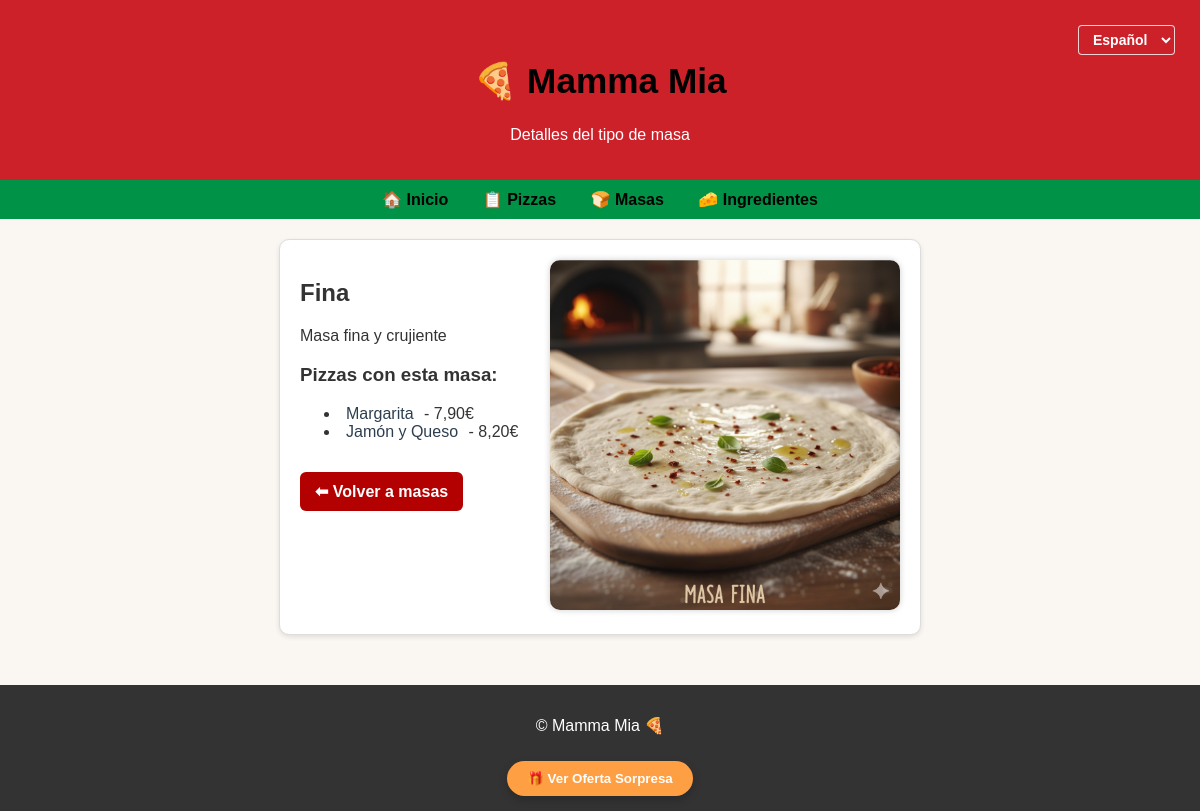
Screenshot of /es/masa/1/ with the database file from the repository.
### mammaMia/models.py (models this page shows, shortened)
class Masa(models.Model):
    nombre = models.CharField(max_length=50, unique=True)
    descripcion = models.TextField(blank=True)
    imagen = models.ImageField(upload_to='masas/', blank=True, null=True)

class Pizza(models.Model):
    nombre = models.CharField(max_length=100)
    masa = models.ForeignKey(Masa, on_delete=models.PROTECT, related_name='pizzas')
    ingredientes = models.ManyToManyField(Ingrediente, related_name='pizzas', blank=True)
    precio = models.DecimalField(max_digits=6, decimal_places=2)
    descripcion = models.TextField(blank=True)
    imagen = models.ImageField(upload_to='pizzas/', blank=True, null=True)

### mammaMia/views.py (the view)
# urls.py: path('masa/<int:pk>/', views.DetalleMasa.as_view(), name='detalleMasa'),
class DetalleMasa(DetailView):
    model = Masa
    template_name = 'mammaMia/detalleMasa.html'
    context_object_name = 'masa'

### mammaMia/templates/mammaMia/detalleMasa.html (shortened to what this page needs)
{% extends 'mammaMia/base.html' %}
{% load i18n %}
{% block subtitle %}{% trans "Detalles del tipo de masa" %}{% endblock %}
{% block content %}
    <div class="detalle">
        <div class="detalle-contenido">
            <div class="detalle-info">
                <h2>{{ masa.nombre }}</h2>
                <p>{{ masa.descripcion }}</p>
                <h3>{% trans "Pizzas con esta masa:" %}</h3>
                {% if masa.pizzas.all %}
                    <ul>
                        {% for pizza in masa.pizzas.all %}
                        <li>
                            <a href="{% url 'detallePizza' pizza.pk %}" class="enlace-ingrediente">{{ pizza.nombre }}</a>
                            - {{ pizza.precio }}€
                        </li>
                        {% endfor %}
                    </ul>
                {% else %}
                    <p>{% trans "No hay pizzas con este tipo de masa." %}</p>
                {% endif %}
                <a class="boton-volver" href="{% url 'todasLasMasas' %}">{% trans "⬅ Volver a masas" %}</a>
            </div>
            <div class="detalle-imagen">
                {% if masa.imagen %}
                    <img src="{{ masa.imagen.url }}" alt="{{ masa.nombre }}">
                {% else %}
                    <p>{% trans "Sin imagen disponible" %}</p>
                {% endif %}
            </div>
        </div>
    </div>
{% endblock %}

### mammaMia/static/mama.css (style rules this page uses)
body { background-color: #faf6f2; font-family: 'Poppins', sans-serif; color: #333; margin: 0; padding: 0; }
.detalle { background: white; padding: 20px; border-radius: 10px; border: 1px solid #ddd; max-width: 600px; margin: auto; box-shadow: 0 2px 5px rgba(0,0,0,0.1); }
.detalle-contenido { display: flex; align-items: flex-start; justify-content: space-between; gap: 30px; }
.detalle-info { flex: 1; }
.detalle-imagen img { max-width: 350px; border-radius: 10px; box-shadow: 0 0 6px rgba(0, 0, 0, 0.2); }
.boton-volver { display: inline-block; margin-top: 15px; padding: 10px 15px; background: #b30000; color: white; border-radius: 6px; text-decoration: none; font-weight: bold; transition: 0.2s; }
.enlace-ingrediente { color: #2c3e50; text-decoration: none; font-weight: 500; padding: 2px 6px; border-radius: 3px; transition: all 0.2s ease; }

### rows the page displays
Masa: nombre "Fina", descripcion "Masa fina y crujiente", imagen (picture)
Pizza: nombre "Margarita", precio "7,90"
Pizza: nombre "Jamón y Queso", precio "8,20"

### other values shown
form field language "Español"
